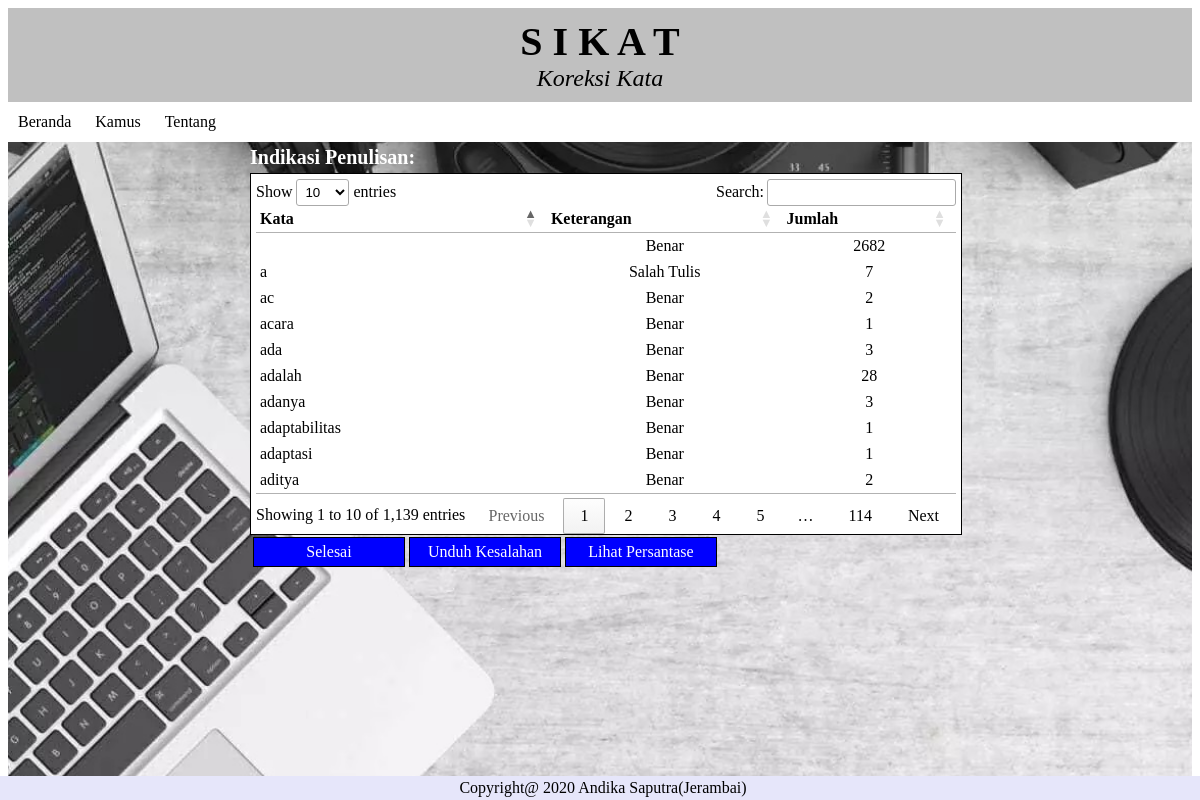
The app's page /cekat/file/baca1.php with its own data.
### tables this page shows
CREATE TABLE `jumlahkata` (
  `nama_kata` varchar(100) NOT NULL,
  `jumlah` int(11) NOT NULL,
  `keterangan` varchar(100) NOT NULL
);

### cekat/file/baca1.php (the view, shortened to what this page needs)
<html>
  <head>
	<link rel="stylesheet" type="text/css" href="../style.css">
	<link rel="stylesheet" type="text/css" href="//cdn.datatables.net/1.10.19/css/jquery.dataTables.min.css">
  </head>
<body>
	<div class="latar">
	<div class="header">
	<header>
		<header class="judul"><b>S  I  K  A  T</b></header>
		<header class="deskripsi"><i>Koreksi Kata</i></header>
	</header>
	</div>
	<div id="menu">
	<?php include("../menubar.php"); ?>
	</div>
	<div class="tengah">
	<h2>Indikasi Penulisan:</h2>
	<div class = "auto">
	<table id="contact-detail" class="compact" cellspacing="0" width="100%">
<thead>
	<tr>
		<th>Kata</th>
		<th>Keterangan</th>
		<th>Jumlah</th>
	</tr>
</thead>
<tbody>
<?php
include "../koneksi.php";
$tampil=mysqli_query($conn,"SELECT * FROM jumlahkata");
	foreach($tampil as $kuy){
		echo "
		<tr>
		<td>".$kuy['nama_kata']."</td>
		<td align='center'>".$kuy['keterangan']."</td>
		<td align='center'>".$kuy['jumlah']."</td>
		</tr>
		";
		}
?>
</tbody>
</table>
</div>
<table>
<tr>
	<td align="center"><a href="baqo.php?data=upload" type="submit">Selesai</a></td>
	<td align="center"><a href="baqo.php?data=download" type="submit">Unduh Kesalahan</a></td>
	<td align="center"><a href="baqo.php?data=lihat" type="submit">Lihat Persantase</a></td>
</tr>
</table>
</div>
<div id="footer">
Copyright@ 2020  Andika Saputra(Jerambai)
</div>
</div>
</body>
</html>

### cekat/style.css (style rules this page uses)
a[type=submit] { text-decoration: none; margin: 5px auto; margin-top:-1px; padding: 5px; width: 140px; border: 1px solid black; color: #fff; background: blue; cursor: pointer; display:block; }
.auto { display:block; border: 1px solid black; padding: 5px; margin-top: -12px; width:700px; height:350px; overflow:auto; background : white; }
.tengah { margin : 10px auto; width : 700px; padding: 0px; margin-top: -13px; }
.latar { background: url(background2.jpg); background-repeat: no-repeat; background-position: center; height:100%; background-size:cover; }
h2 { font-size: 20; font-family: times; color: white; }
.header { position: pixed; left: 0; top: 0; width: 100%; padding: 0px; background: silver; }
header { position: pixed; left:0; top:0; width: 100%; font-size: 30px; text-align: center; color: black; background: silver; padding: 0px; }
header .judul { padding-top:10px; text-align: Center; font-size: 40; font-family: Harrington; }
header .deskripsi { padding-bottom: 10px; text-align: center; font-size: 24; font-family: Brush Script MT; color:black; }
#footer { position: fixed; left: 0; bottom: 0; width: 100%; text-align: center; padding: 3px; background-color: lavender; text-align: center; color: black; }
#menu { background-color: white; border: 1px black; }

### records on screen
jumlahkata: keterangan "Benar", jumlah "2682"
jumlahkata: nama_kata "adalah", keterangan "Benar", jumlah "28"
jumlahkata: nama_kata "ada", keterangan "Benar", jumlah "3"
jumlahkata: nama_kata "aditya", keterangan "Benar", jumlah "2"
jumlahkata: nama_kata "adaptasi", keterangan "Benar", jumlah "1"
jumlahkata: nama_kata "adanya", keterangan "Benar", jumlah "3"
jumlahkata: nama_kata "adaptabilitas", keterangan "Benar", jumlah "1"
jumlahkata: nama_kata "acara", keterangan "Benar", jumlah "1"
jumlahkata: nama_kata "a", keterangan "Salah Tulis", jumlah "7"
jumlahkata: nama_kata "ac", keterangan "Benar", jumlah "2"
